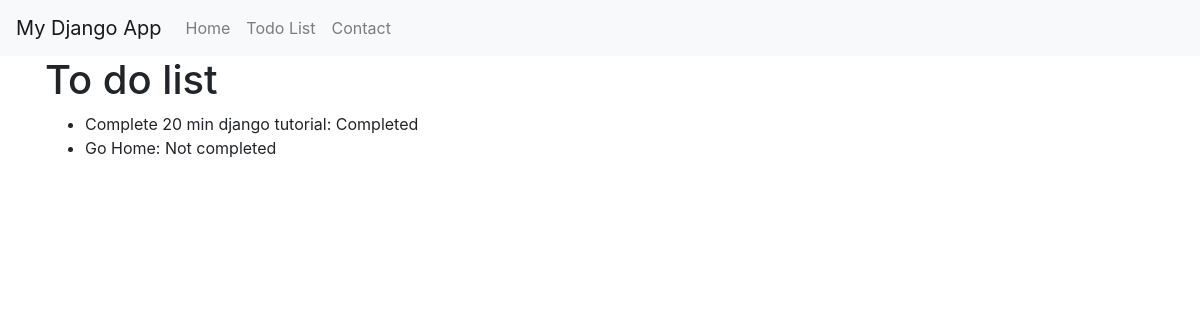
Page /todos/ on the earlier database version.
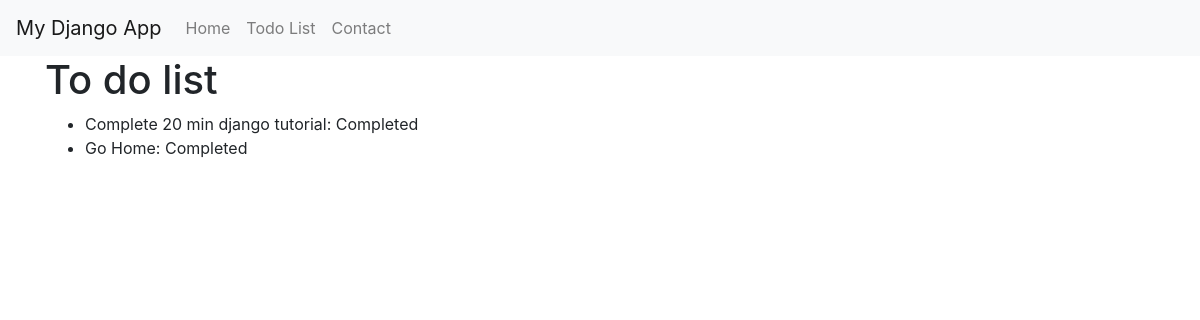
Same page on the later database version.
### myapp/models.py (models this page shows)
class TodoItem(models.Model):
    title = models.CharField(max_length=200)
    completed = models.BooleanField(default=False)

### myapp/views.py (the view)
# urls.py: path("todos/", views.todos, name= "todos"),
def todos(request):
    items = TodoItem.objects.all
    return render(request, "todos.html", {"todos": items})

### myapp/templates/todos.html
{% extends "home.html" %}
{% block content %}
<h1>To do list</h1>
<ul>
    {% for todo in todos %}
    <li>
        {{todo.title}}: {% if todo.completed %}Completed{% else %}Not completed{% endif %}
    </li>
    {% endfor %}
</ul>
{% endblock %}

Differences in the rows shown:
changed TodoItem "Go Home": completed "Not completed" → "Completed"
